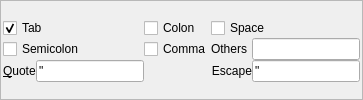
            <widget class="QWidget" name="swpDelimOptions">
             <layout class="QVBoxLayout" name="verticalLayout_11">
              <property name="leftMargin">
               <number>0</number>
              </property>
              <property name="topMargin">
               <number>0</number>
              </property>
              <property name="rightMargin">
               <number>0</number>
              </property>
              <property name="bottomMargin">
               <number>0</number>
              </property>
              <item>
               <widget class="QFrame" name="frameDelimiterCharacters">
                <property name="sizePolicy">
                 <sizepolicy hsizetype="Preferred" vsizetype="Preferred">
                  <horstretch>0</horstretch>
                  <verstretch>0</verstretch>
                 </sizepolicy>
                </property>
                <property name="frameShape">
                 <enum>QFrame::Shape::StyledPanel</enum>
                </property>
                <property name="frameShadow">
                 <enum>QFrame::Shadow::Raised</enum>
                </property>
                <layout class="QVBoxLayout" name="verticalLayout_3">
                 <property name="spacing">
                  <number>0</number>
                 </property>
                 <property name="leftMargin">
                  <number>2</number>
                 </property>
                 <property name="topMargin">
                  <number>2</number>
                 </property>
                 <property name="rightMargin">
                  <number>2</number>
                 </property>
                 <property name="bottomMargin">
                  <number>2</number>
                 </property>
                 <item>
                  <layout class="QGridLayout" name="layoutDelimChars">
                   <item row="2" column="3">
                    <widget class="QLabel" name="labelEscape">
                     <property name="sizePolicy">
                      <sizepolicy hsizetype="Maximum" vsizetype="Preferred">
                       <horstretch>0</horstretch>
                       <verstretch>0</verstretch>
                      </sizepolicy>
                     </property>
                     <property name="text">
                      <string>Escape</string>
                     </property>
                     <property name="alignment">
                      <set>Qt::AlignmentFlag::AlignRight|Qt::AlignmentFlag::AlignTrailing|Qt::AlignmentFlag::AlignVCenter</set>
                     </property>
                     <property name="buddy">
                      <cstring>txtEscapeChars</cstring>
                     </property>
                    </widget>
                   </item>
                   <item row="2" column="0">
                    <widget class="QLabel" name="labelQuote">
                     <property name="sizePolicy">
                      <sizepolicy hsizetype="Maximum" vsizetype="Preferred">
                       <horstretch>0</horstretch>
                       <verstretch>0</verstretch>
                      </sizepolicy>
                     </property>
                     <property name="text">
                      <string>&amp;Quote</string>
                     </property>
                     <property name="alignment">
                      <set>Qt::AlignmentFlag::AlignJustify|Qt::AlignmentFlag::AlignVCenter</set>
                     </property>
                     <property name="buddy">
                      <cstring>txtQuoteChars</cstring>
                     </property>
                    </widget>
                   </item>
                   <item row="1" column="0" colspan="2">
                    <widget class="QCheckBox" name="cbxDelimSemicolon">
                     <property name="toolTip">
                      <string>Semicolon character is one of the delimiters</string>
                     </property>
                     <property name="statusTip">
                      <string>Semicolon character is one of the delimiters</string>
                     </property>
                     <property name="text">
                      <string>Semicolon</string>
                     </property>
                    </widget>
                   </item>
                   <item row="0" column="0" colspan="2">
                    <widget class="QCheckBox" name="cbxDelimTab">
                     <property name="toolTip">
                      <string>Tab character is one of the delimiters</string>
                     </property>
                     <property name="statusTip">
                      <string>Tab character is one of the delimiters</string>
                     </property>
                     <property name="text">
                      <string>Tab</string>
                     </property>
                     <property name="checked">
                      <bool>true</bool>
                     </property>
                    </widget>
                   </item>
                   <item row="1" column="2">
                    <widget class="QCheckBox" name="cbxDelimComma">
                     <property name="toolTip">
                      <string>Comma character is one of the delimiters</string>
                     </property>
                     <property name="statusTip">
                      <string>Comma character is one of the delimiters</string>
                     </property>
                     <property name="text">
                      <string>Comma</string>
                     </property>
                    </widget>
                   </item>
                   <item row="2" column="1">
                    <widget class="QLineEdit" name="txtQuoteChars">
                     <property name="sizePolicy">
                      <sizepolicy hsizetype="Preferred" vsizetype="Fixed">
                       <horstretch>0</horstretch>
                       <verstretch>0</verstretch>
                      </sizepolicy>
                     </property>
                     <property name="toolTip">
                      <string>The quote character(s) enclose fields which may include delimiters and new lines</string>
                     </property>
                     <property name="statusTip">
                      <string>The quote character(s) enclose fields which may include delimiters and new lines</string>
                     </property>
                     <property name="text">
                      <string>&quot;</string>
                     </property>
                     <property name="maxLength">
                      <number>10</number>
                     </property>
                    </widget>
                   </item>
                   <item row="0" column="2">
                    <widget class="QCheckBox" name="cbxDelimColon">
                     <property name="toolTip">
                      <string>Colon character is one of the delimiters</string>
                     </property>
                     <property name="statusTip">
                      <string>Colon character is one of the delimiters</string>
                     </property>
                     <property name="text">
                      <string>Colon</string>
                     </property>
                    </widget>
                   </item>
                   <item row="2" column="4">
                    <widget class="QLineEdit" name="txtEscapeChars">
                     <property name="sizePolicy">
                      <sizepolicy hsizetype="Preferred" vsizetype="Fixed">
                       <horstretch>0</horstretch>
                       <verstretch>0</verstretch>
                      </sizepolicy>
                     </property>
                     <property name="toolTip">
                      <string>The escape character(s) force the next character to be treated as a normal character (that is not a delimiter, quote, or new line character). If the escape character is the same as a quote character, it only escapes itself and only within quotes.</string>
                     </property>
                     <property name="statusTip">
                      <string>The escape character(s) force the next character to be treated as a normal character (that is not a delimiter, quote, or new line character). If the escape character is the same as a quote character, it only escapes itself and only within quotes.</string>
                     </property>
                     <property name="text">
                      <string>&quot;</string>
                     </property>
                     <property name="maxLength">
                      <number>10</number>
                     </property>
                    </widget>
                   </item>
                   <item row="1" column="4">
                    <widget class="QLineEdit" name="txtDelimiterOther">
                     <property name="enabled">
                      <bool>true</bool>
                     </property>
                     <property name="sizePolicy">
                      <sizepolicy hsizetype="Maximum" vsizetype="Minimum">
                       <horstretch>0</horstretch>
                       <verstretch>0</verstretch>
                      </sizepolicy>
                     </property>
                     <property name="maximumSize">
                      <size>
                       <width>32767</width>
                       <height>32767</height>
                      </size>
                     </property>
                     <property name="toolTip">
                      <string>Delimiters to use when splitting fields in the text file. The delimiter can be more than one character. These characters are used in addition to the comma, tab, space, colon, and semicolon options.</string>
                     </property>
                     <property name="statusTip">
                      <string>Delimiters to use when splitting fields in the text file. The delimiter can be more than one character. These characters are used in addition to the comma, tab, space, colon, and semicolon options.</string>
                     </property>
                     <property name="maxLength">
                      <number>10</number>
                     </property>
                    </widget>
                   </item>
                   <item row="1" column="3">
                    <widget class="QLabel" name="labelDelimOther">
                     <property name="sizePolicy">
                      <sizepolicy hsizetype="Maximum" vsizetype="Preferred">
                       <horstretch>0</horstretch>
                       <verstretch>0</verstretch>
                      </sizepolicy>
                     </property>
                     <property name="text">
                      <string>Others</string>
                     </property>
                     <property name="alignment">
                      <set>Qt::AlignmentFlag::AlignRight|Qt::AlignmentFlag::AlignTrailing|Qt::AlignmentFlag::AlignVCenter</set>
                     </property>
                     <property name="buddy">
                      <cstring>txtDelimiterOther</cstring>
                     </property>
                    </widget>
                   </item>
                   <item row="0" column="3" colspan="2">
                    <widget class="QCheckBox" name="cbxDelimSpace">
                     <property name="toolTip">
                      <string>Space character is one of the delimiters</string>
                     </property>
                     <property name="statusTip">
                      <string>Space character is one of the delimiters</string>
                     </property>
                     <property name="text">
                      <string>Space</string>
                     </property>
                     <property name="checked">
                      <bool>false</bool>
                     </property>
                    </widget>
                   </item>
                  </layout>
                 </item>
                </layout>
               </widget>
              </item>
             </layout>
            </widget>
